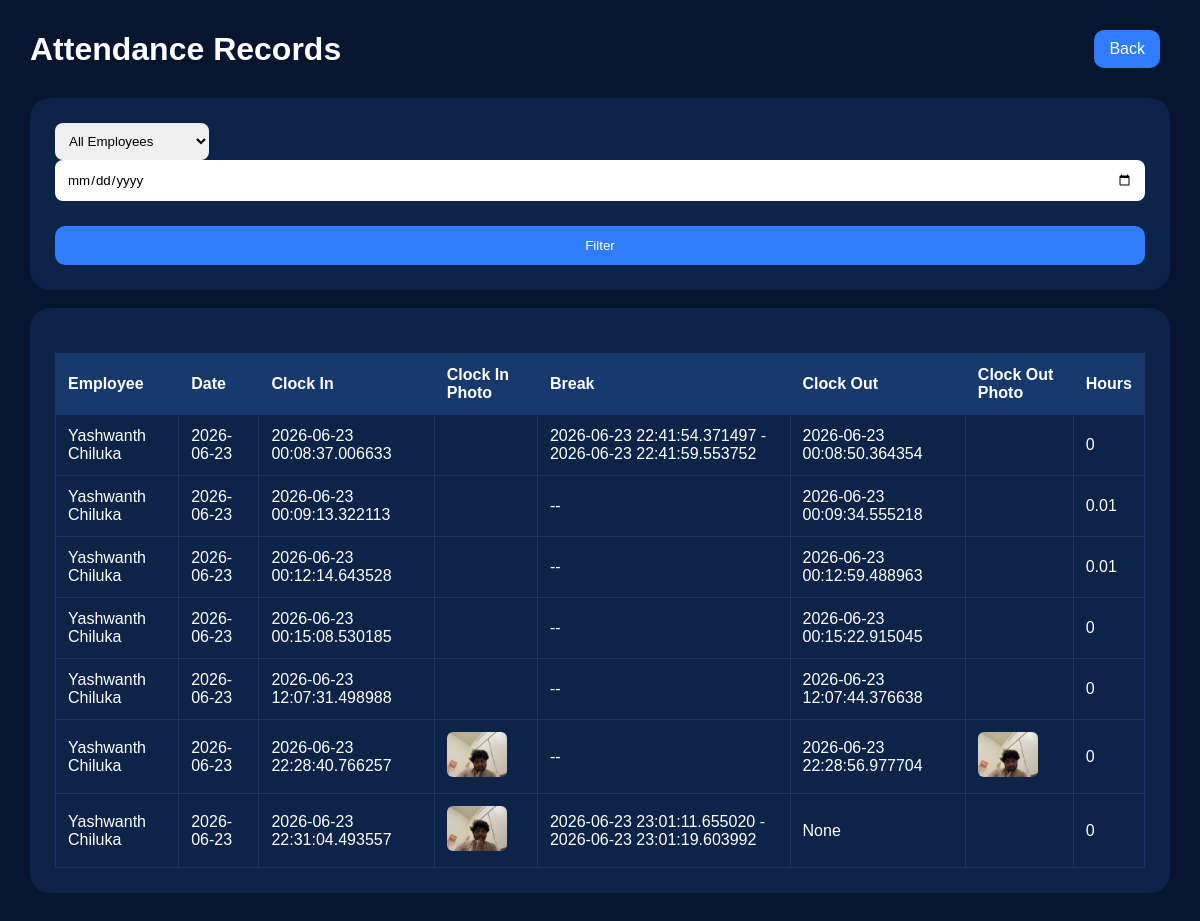
Page /admin/attendance (signed in) on the committed database.
### models.py (models this page shows, shortened)
class Attendance(db.Model):
    __tablename__ = "attendance"
    id = db.Column(db.Integer, primary_key=True)
    employee_id = db.Column(
        db.Integer,
        db.ForeignKey("employees.id"),
        nullable=False
    )
    date = db.Column(
        db.Date,
        server_default=db.func.current_date(),
        nullable=False
    )
    clock_in_time = db.Column(db.DateTime)
    clock_in_photo = db.Column(db.String(255))
    clock_out_time = db.Column(db.DateTime)
    clock_out_photo = db.Column(db.String(255))
    break_start = db.Column(db.DateTime)
    break_end = db.Column(db.DateTime)
    gps_clock_in = db.Column(db.String(255))
    gps_clock_out = db.Column(db.String(255))
    late_minutes = db.Column(db.Integer, default=0)
    overtime_hours = db.Column(db.Float, default=0)
    total_hours = db.Column(db.Float, default=0)
    status = db.Column(
        db.String(50),
        default="Not Clocked In"
    )
    created_at = db.Column(
        db.DateTime,
        server_default=db.func.now()
    )

class Employee(db.Model):
    __tablename__ = "employees"
    id = db.Column(db.Integer, primary_key=True)
    name = db.Column(db.String(100), nullable=False)
    pin_hash = db.Column(db.String(255), nullable=False)
    active = db.Column(db.Boolean, default=True)
    created_at = db.Column(
        db.DateTime,
        server_default=db.func.now()
    )
    attendances = db.relationship(
        "Attendance",
        backref="employee",
        lazy=True
    )

### app.py (the view)
@app.route("/admin/attendance")
def admin_attendance():
    if "admin_id" not in session:
        return redirect(url_for("admin_login"))
    attendances = Attendance.query.order_by(
        Attendance.date.desc()
    ).all()
    employees = Employee.query.all()
    return render_template(
        "admin_attendance.html",
        attendances=attendances,
        employees=employees
    )

### templates/admin_attendance.html (shortened to what this page needs)
<!DOCTYPE html>
<html>
<head>
    <link rel="stylesheet"
          href="{{ url_for('static',
          filename='css/style.css') }}">
</head>
<body>
<div class="dashboard">
<div class="topbar">
    <h1>Attendance Records</h1>
    <a href="/admin/dashboard"
       class="nav-btn">
        Back
    </a>
</div>
<div class="card">
<form method="POST"
      action="/admin/attendance/filter">
    <select name="employee_id">
        <option value="all">
            All Employees
        </option>
    </select>
    <input type="date" name="date">
    <button type="submit">
        Filter
    </button>
</form>
</div>
<br>
<div class="card">
<table class="table">
<tr>
    <th>Employee</th>
    <th>Date</th>
    <th>Clock In</th>
    <th>Clock In Photo</th>
    <th>Break</th>
    <th>Clock Out</th>
    <th>Clock Out Photo</th>
    <th>Hours</th>
</tr>
{% for a in attendances %}
<tr>
    <td>{{ a.employee.name }}</td>
    <td>{{ a.date }}</td>
    <td>{{ a.clock_in_time }}</td>
    <td>
        {% if a.clock_in_photo %}
        <img src="/{{ a.clock_in_photo }}"
             width="60">
        {% endif %}
    </td>
    <td>
        {% if a.break_start %}
            {{ a.break_start }} - {{ a.break_end }}
        {% else %}
            --
        {% endif %}
    </td>
    <td>{{ a.clock_out_time }}</td>
    <td>
        {% if a.clock_out_photo %}
        <a href="/{{ a.clock_in_photo }}"
           target="_blank">
        <img src="/{{ a.clock_in_photo }}"
           width="60">
        </a>
        {% endif %}
    </td>
    <td>
        {{ a.total_hours or 0 }}
    </td>
</tr>
{% endfor %}
</table>
</div>
</div>
</body>
</html>

### static/css/style.css (style rules this page uses)
* { margin:0; padding:0; box-sizing:border-box; font-family:Arial,sans-serif; }
body { background:#07162f; color:white; }
.dashboard { padding:30px; }
.topbar { display:flex; justify-content:space-between; align-items:center; margin-bottom:30px; }
.card { background:#0d2347; padding:25px; border-radius:20px; }
.card button { width:100%; margin-top:15px; padding:12px; border:none; border-radius:10px; background:#2f7cff; color:white; cursor:pointer; }
.table { width:100%; border-collapse:collapse; margin-top:20px; }
select, input[type="date"] { padding:10px; border-radius:8px; border:none; margin-right:10px; }
img { border-radius:6px; }
.table th, .table td { border:1px solid #1c3766; padding:12px; text-align:left; }
.table th { background:#17396e; }
.nav-btn { background:#2f7cff; color:white; text-decoration:none; padding:10px 15px; border-radius:10px; margin-right:10px; }
.card input { width:100%; padding:12px; margin-bottom:10px; border:none; border-radius:8px; }

### rows in the picture
Attendance: employee.name "Yashwanth Chiluka", date "2026-06-23", clock_in_time "2026-06-23 00:08:37.006633", break_start "2026-06-23 22:41:54.371497", break_end "2026-06-23 22:41:59.553752", clock_out_time "2026-06-23 00:08:50.364354", total_hours "0"
Attendance: employee.name "Yashwanth Chiluka", date "2026-06-23", clock_in_time "2026-06-23 00:09:13.322113", clock_out_time "2026-06-23 00:09:34.555218", total_hours "0.01"
Attendance: employee.name "Yashwanth Chiluka", date "2026-06-23", clock_in_time "2026-06-23 00:12:14.643528", clock_out_time "2026-06-23 00:12:59.488963", total_hours "0.01"
Attendance: employee.name "Yashwanth Chiluka", date "2026-06-23", clock_in_time "2026-06-23 00:15:08.530185", clock_out_time "2026-06-23 00:15:22.915045", total_hours "0"
Attendance: employee.name "Yashwanth Chiluka", date "2026-06-23", clock_in_time "2026-06-23 12:07:31.498988", clock_out_time "2026-06-23 12:07:44.376638", total_hours "0"
Attendance: employee.name "Yashwanth Chiluka", date "2026-06-23", clock_in_time "2026-06-23 22:28:40.766257", clock_in_photo (picture), clock_out_time "2026-06-23 22:28:56.977704", total_hours "0"
Attendance: employee.name "Yashwanth Chiluka", date "2026-06-23", clock_in_time "2026-06-23 22:31:04.493557", clock_in_photo (picture), break_start "2026-06-23 23:01:11.655020", break_end "2026-06-23 23:01:19.603992", clock_out_time "None", total_hours "0"
